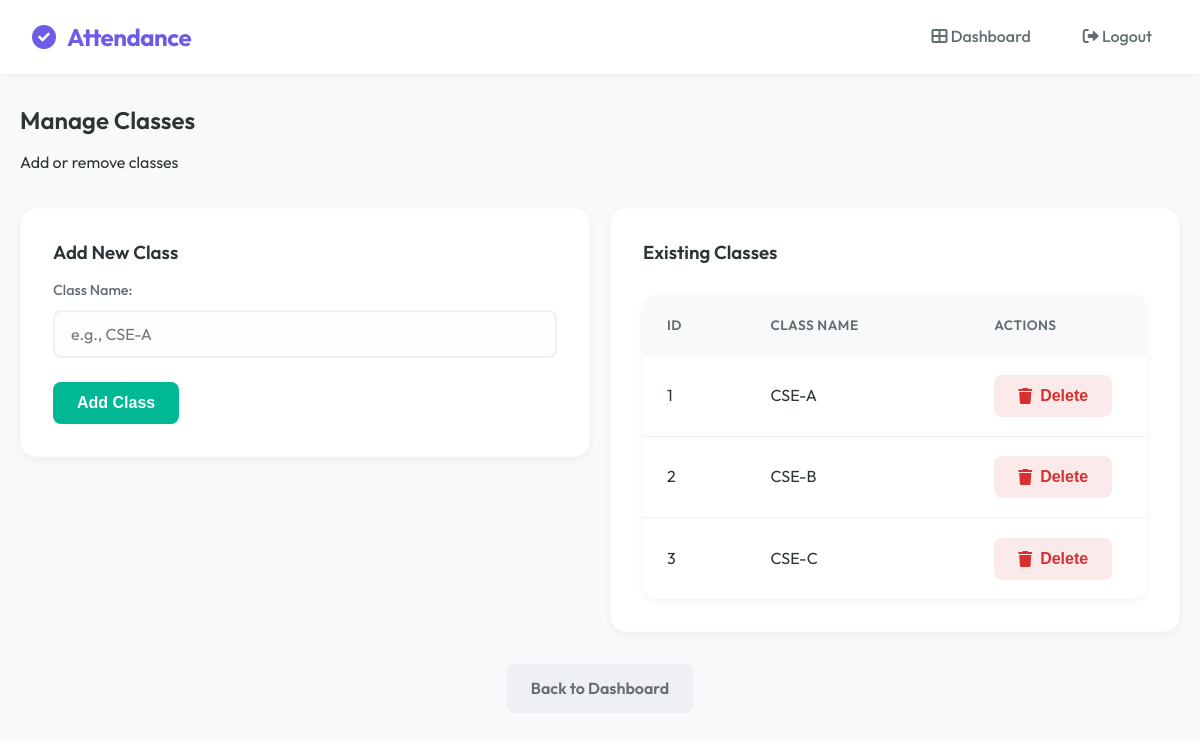
Before: /classes with the older database file.
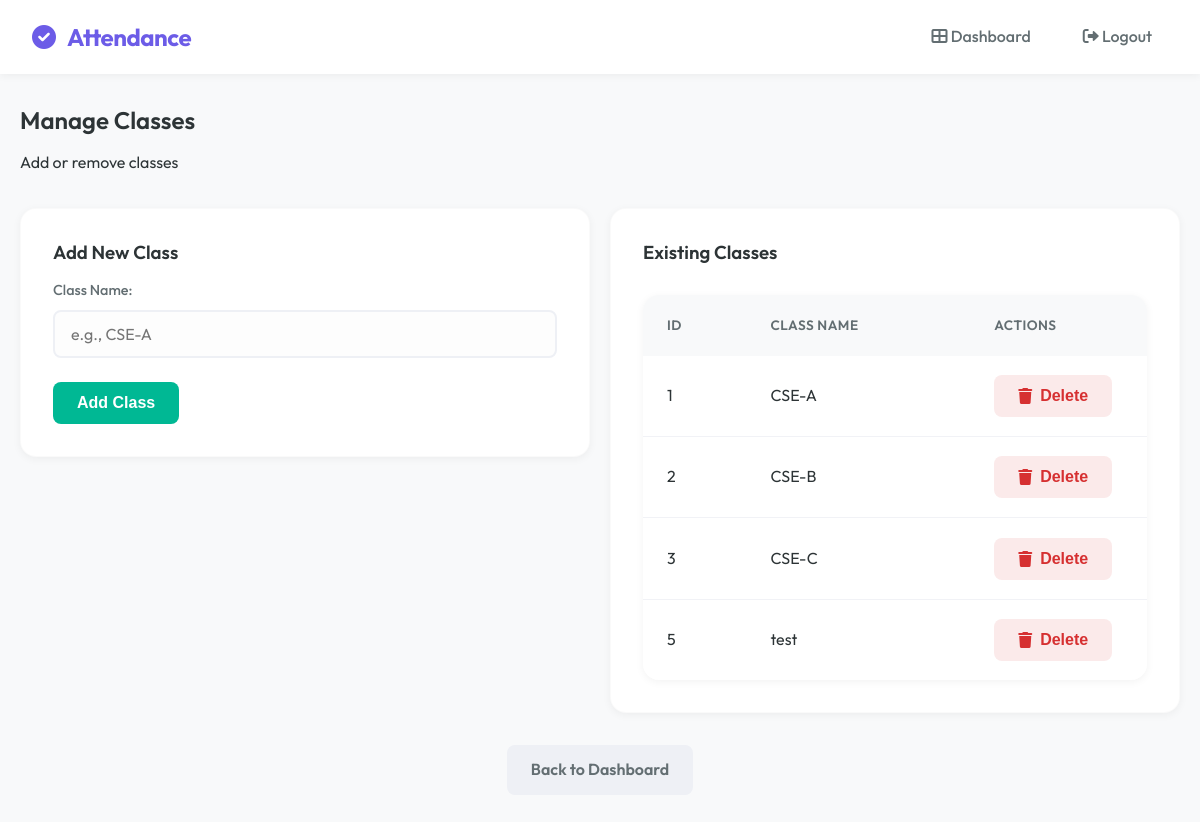
After: the same page with the newer database file.
### tables this page shows
CREATE TABLE classes (
        id INTEGER PRIMARY KEY AUTOINCREMENT,
        class_name TEXT
    );

### app.py (the view)
@app.route("/classes")
def classes():
    conn = sqlite3.connect('attendance.db')
    c = conn.cursor()
    c.execute("SELECT id, class_name FROM classes")
    classes = c.fetchall()
    conn.close()
    return render_template("classes.html", classes=classes)

### templates/classes.html (shortened to what this page needs)
{% extends "base.html" %}
{% block content %}
<div class="mb-4">
    <h2>Manage Classes</h2>
    <p class="text-muted">Add or remove classes</p>
</div>
<div class="dashboard-grid" style="grid-template-columns: repeat(auto-fit, minmax(300px, 1fr)); gap: 20px;">
    <div>
        <div class="card">
            <h3>Add New Class</h3>
            <form action="/add_class" method="POST">
                <div class="form-group">
                    <label for="class_name">Class Name:</label>
                    <input type="text" id="class_name" name="class_name" required placeholder="e.g., CSE-A">
                </div>
                <button type="submit" class="btn btn-success">Add Class</button>
            </form>
        </div>
    </div>
    <div>
        <div class="card">
            <h3>Existing Classes</h3>
            {% if classes %}
            <div class="table-container">
                <table>
                    <thead>
                        <tr>
                            <th>ID</th>
                            <th>Class Name</th>
                            <th>Actions</th>
                        </tr>
                    </thead>
                    <tbody>
                        {% for cls in classes %}
                        <tr>
                            <td>{{ cls[0] }}</td>
                            <td>{{ cls[1] }}</td>
                            <td>
                                <form action="/delete_class/{{ cls[0] }}" method="POST" style="display:inline;"
                                    onsubmit="return confirm('Are you sure you want to delete this class? This will also delete all students and subjects associated with it.');">
                                    <button type="submit" class="btn btn-danger btn-sm"><i class="fas fa-trash"></i>
                                        Delete</button>
                                </form>
                            </td>
                        </tr>
                        {% endfor %}
                    </tbody>
                </table>
            </div>
            {% else %}
            <p class="text-muted">No classes found.</p>
            {% endif %}
        </div>
    </div>
</div>
<div class="text-center mt-4">
    <a href="/dashboard" class="btn btn-secondary">Back to Dashboard</a>
</div>
{% endblock %}

Changed rows visible on the page:
added classes: id "5", class_name "test"
